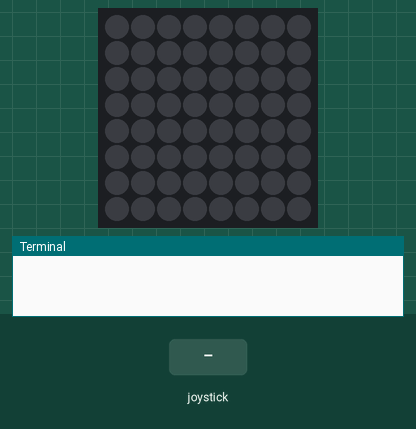
This program was run on a simulated Raspberry Pi (BCM pin numbers) with a Sense HAT. Shown: the Sense HAT's 8×8 RGB LED matrix, the last lines printed to the terminal. The test bench sets the inputs (shaded band). Random numbers come from a fixed seed.

Above: at 1.2 s.
1.3 s: joystick pushed up
At 2.6 s:
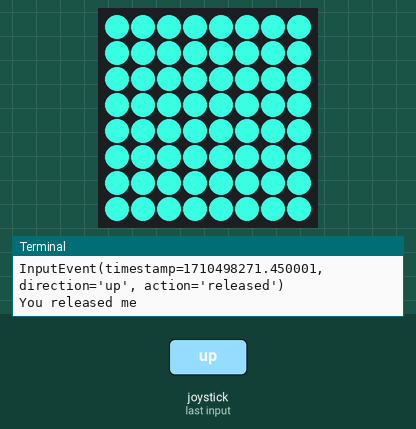
2.9 s: joystick pushed down
At 3.8 s:
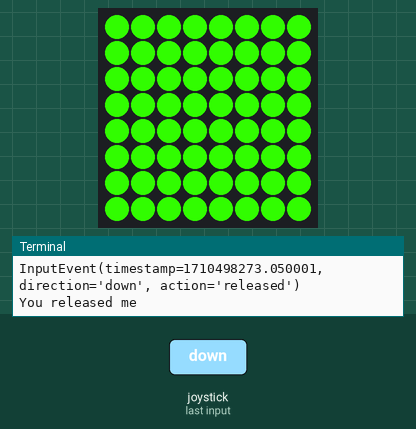
4.5 s: joystick pushed left
At 5.0 s:
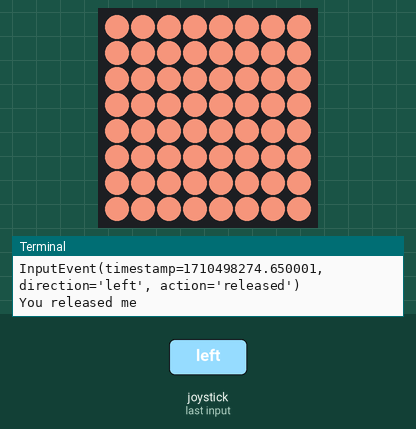
6.1 s: joystick pushed right
At 7.4 s:
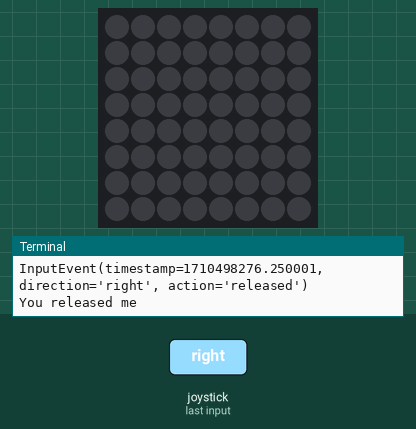
7.7 s: joystick clicked
At 8.6 s:
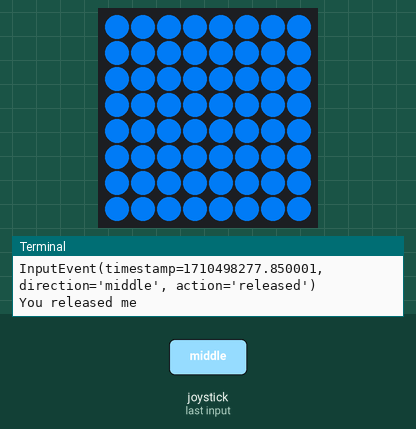
9.3 s: joystick pushed up
At 9.9 s:
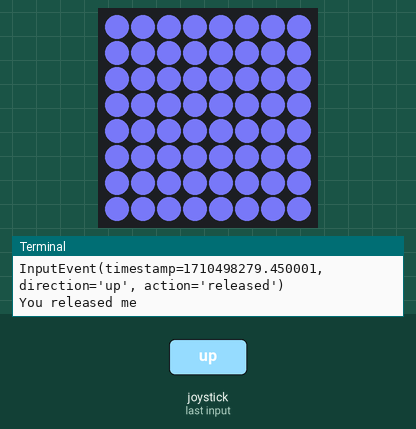
Timing chart, 0 to 11.9 s (numbered marks = the images above; inputs shaded):
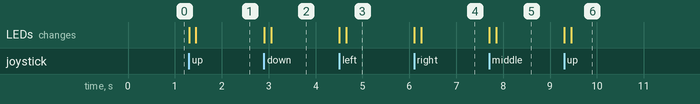

The program:

sensing-joystick-calls-function.py
```python
"""
When running this program notice that
if you leave the cursor in a text editable
window the joystick moves the cursor
"""

from sense_hat import SenseHat
from random import randint

sense = SenseHat()

sense.clear(0,0,0)

# Define some functions for each direction
def red():
    sense.clear((255,0,0))

def green():
    sense.clear((0,255,0))

def blue():
    sense.clear((0,0,255))

def yellow(event):
    sense.clear((255,255,0))

def random_colour(event): # Functions triggered can have event passed to them
    r = randint(0,255)
    g = randint(0,255)
    b = randint(0,255)
    sense.clear((r,g,b))

    print(event) # Unformatted event data printed

    if event.action == 'pressed': # Using the event we can pretty print our own feedback
        print('You pressed me')
        if event.direction == 'up':
            print('Up')
        elif event.direction == 'down':
            print('Down')
    elif event.action == 'released':
        print('You released me')

# Tell the program which function to associate with which direction
# sense.stick.direction_up = red
# sense.stick.direction_down = blue
# sense.stick.direction_left = green
# sense.stick.direction_right = yellow
# sense.stick.direction_middle = sense.clear

# Use of the direction_any triggers all directions
sense.stick.direction_any = random_colour

while True:
    pass # This keeps the program runningto recieve joystick events
```

Measured:
- after the input at 1.3 s, the LEDs: first change at once (image 1 shows a later state)
- after the input at 2.9 s, the LEDs: first change at once (image 2 shows a later state)
- after the input at 4.5 s, the LEDs: first change at once (image 3 shows a later state)
- after the input at 6.1 s, the LEDs: first change at once (image 4 shows a later state)
- after the input at 7.7 s, the LEDs: first change at once (image 5 shows a later state)
- after the input at 9.3 s, the LEDs: first change at once (image 6 shows a later state)
